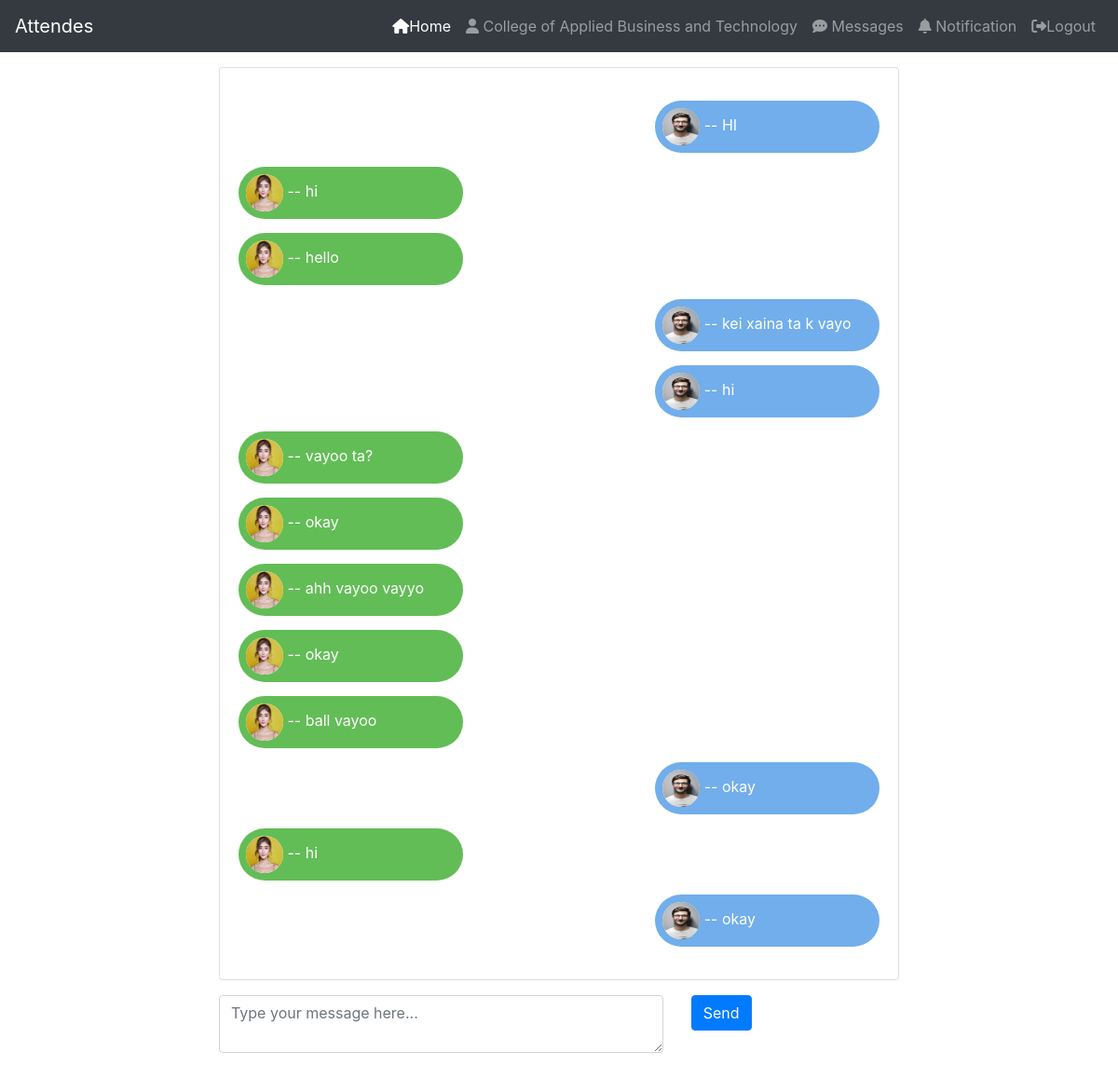
/chat/room/ram/ (signed in), run on the app's committed database.
### Account/models.py (models this page shows, shortened)
class User(AbstractBaseUser):
    class Roles(models.TextChoices):
        ADMIN= 'ADMIN', 'Admin'
        STUDENT = 'STUDENT','Student'
        TEACHER = 'TEACHER','Teacher'
    role =  models.CharField(max_length=100, choices=Roles.choices, default=Roles.ADMIN)
    email = models.EmailField(verbose_name='email', max_length=60, unique=True)
    username = models.CharField(max_length=100,unique=True)
    institute = models.ForeignKey("Institute",on_delete=models.CASCADE,blank=True, null=True)
    profile_pics = models.ImageField(upload_to="User/Profile/images", blank=True,null=True)
    is_admin = models.BooleanField(default = False)
    is_active = models.BooleanField(default = True)
    is_superuser = models.BooleanField(default = False)
    is_staff = models.BooleanField(default = False)
    USERNAME_FIELD = ('email')
    REQUIRED_FIELDS = ['username']
    objects = MyAccountManager()

### Chat/models.py (models this page shows)
class Message(models.Model):
    text = models.TextField(null=True,blank=True)
    created_at = models.DateTimeField(auto_now_add=True)
    sender = models.ForeignKey(User, on_delete=models.CASCADE, related_name="sender")
    room = models.ForeignKey(Room, on_delete=models.CASCADE, related_name ="reciver")
    def __str__(self):
        return f"{self.sender.username}: {self.text} ({self.created_at})"

### Chat/views.py (the view)
# urls.py: path("room/<str:room_name>/", views.Roomview.as_view(), name="room"),
class Roomview(LoginRequiredMixin, View):
    def get(self,request,room_name):
        room = Room.objects.filter(name=room_name).first()
        chats=[]
        if room:
            chats = Message.objects.filter(room=room).all()
            print(chats)
        else:
            room = Room(name=room_name)
            room.save()
        return render(request, "chat/chatpage.html", {"room_name":room_name,"chats":chats})

### Templates/chat/chatpage.html (shortened to what this page needs)
{% extends 'Account/base.html' %}
{% block content %}
<body>
    <div class="container my-3">
        <div class="row">
          <div class="col-sm-8 offset-sm-2">
            <div class="card mb-3">
              <div class="card-body" id="chat-log">
                  {% for chat in chats %}
                    {% if chat.sender.id == request.user.id %}
                        <div class="message sender">
                            <img class="bg-white rounded-circle" src="/media/{{ request.user.profile_pics }} "  alt="" height=40 width=40>  --  {{ chat.text }}
                        </div>
                    {% else %}
                        <div  class="message receiver primary">
                            <img class="bg-white rounded-circle" src="/media/{{ chat.sender.profile_pics }}" alt="" height=40 width=40>  --  {{ chat.text }}
                        </div>
                    {% endif%}
                  {% endfor %}
              </div>
            </div>
              <div class="form-group row">
                  <div class="col-md-8">
                    <textarea id="chat-message-input" class="form-control" rows="2" placeholder="Type your message here..."></textarea>
                  </div>
                  <div class="col-md-4">
                    <button id="chat-message-submit" value="send" type="submit" class="btn btn-primary">Send</button>
                  </div>
              </div>
          </div>
        </div>
      </div>
</body>
{% endblock content %}

### Templates/Account/base.html (shortened to what this page needs)
<!DOCTYPE html>
<html lang="en">
<head>
</head>
<body>
      <nav class="navbar navbar-default navbar-fixed-top navbar-expand-lg navbar-dark bg-dark ">
        <a class="navbar-brand" href="#">Attendes</a>
        <div class="collapse navbar-collapse" id="navbarNav">
          <ul class="navbar-nav ml-auto">
            {% if user.is_authenticated %}
              <li class="nav-item active">
                <a class="nav-link" href="{% url 'home' %}"><i class="fas fa-home"></i>Home</a>
              </li>
              <li class="nav-item">
                <a class="nav-link" href="{% url 'profile' %}"> <i class="nav-icon fas fa-user"></i> {{ user.username }}</a>
              </li>
              <li class="nav-item">
                <a class="nav-link" href="{% url 'chat' %}"> <i class="fas fa-comment-dots"></i> Messages</a>
              </li>
              <li class="nav-item">
                <a class="nav-link" href="#"> <i class="fas fa-bell"></i> Notification</a>
              </li>
              <li class="nav-item">
                <a class="nav-link" href="{% url 'logout' %}"><i class="fas fa-sign-out-alt"></i>Logout</a>
              </li>
            {% endif %}
          </ul>
        </div>
      </nav>
{% block content %}
{% endblock content %}
<link rel="stylesheet" href="https://cdn.jsdelivr.net/npm/bootstrap@4.3.1/dist/css/bootstrap.min.css">
</body>
</html>

### Templates/chat/chatpage.html (style rules this page uses)
.message { color: #ffffff; width: 35%; padding: 8px; border-radius: 2em; margin: 15px 0px; fornt-family: 'Poppins', sans-serif; }
.sender { background-color: #71aeeb; margin-left: auto; }
.receiver { background-color: #62bd56; }

### data on the page
User: username "College of Applied Business and Technology"
Message: user.profile_pics (picture), text "HI"
Message: sender.profile_pics (picture), text "hi"
Message: sender.profile_pics (picture), text "hello"
Message: user.profile_pics (picture), text "kei xaina ta k vayo"
Message: user.profile_pics (picture), text "hi"
Message: sender.profile_pics (picture), text "vayoo ta?"
Message: sender.profile_pics (picture), text "okay"
Message: sender.profile_pics (picture), text "ahh vayoo vayyo"
Message: sender.profile_pics (picture), text "okay"
Message: sender.profile_pics (picture), text "ball vayoo"
Message: user.profile_pics (picture), text "okay"
Message: sender.profile_pics (picture), text "hi"
Message: user.profile_pics (picture), text "okay"
